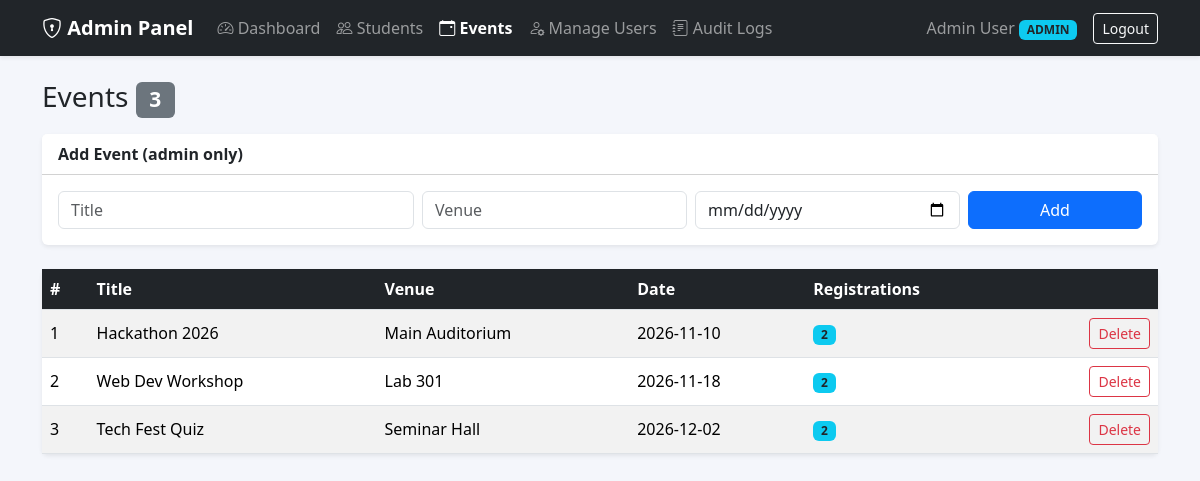
The app's page /events.php (signed in) with its own data.
### tables this page shows
CREATE TABLE events (
  id         INT PRIMARY KEY AUTO_INCREMENT,
  title      VARCHAR(150) NOT NULL,
  venue      VARCHAR(100) NOT NULL,
  event_date DATE NOT NULL,
  created_at TIMESTAMP DEFAULT CURRENT_TIMESTAMP
);

### includes/auth.php (called while the page is built, shortened)
<?php
function current_user(): ?array {
    return $_SESSION['user'] ?? null;
}
function e(?string $s): string {
    return htmlspecialchars((string)$s, ENT_QUOTES, 'UTF-8');
}

### events.php (the view, shortened to what this page needs)
<?php
require_once __DIR__ . '/includes/auth.php';
$isAdmin = current_user()['role'] === 'admin';
$events = $pdo->query(
    'SELECT e.id, e.title, e.venue, e.event_date, COUNT(g.id) AS regs
     FROM events e LEFT JOIN registrations g ON g.event_id = e.id
     GROUP BY e.id ORDER BY e.event_date'
)->fetchAll();
require __DIR__ . '/includes/header.php';
?>
<h3 class="mb-3">Events <span class="badge bg-secondary"><?= count($events) ?></span></h3>
<?php if ($isAdmin): ?>
<div class="card shadow-sm border-0 mb-4">
  <div class="card-header bg-white fw-semibold">Add Event (admin only)</div>
  <div class="card-body">
    <form method="post" class="row g-2">
      <div class="col-md-4"><input name="title" class="form-control" placeholder="Title" required></div>
      <div class="col-md-3"><input name="venue" class="form-control" placeholder="Venue" required></div>
      <div class="col-md-3"><input type="date" name="event_date" class="form-control" required></div>
      <div class="col-md-2"><button class="btn btn-primary w-100">Add</button></div>
    </form>
  </div>
</div>
<?php endif; ?>
<div class="card shadow-sm border-0">
  <div class="table-responsive">
    <table class="table table-striped align-middle mb-0">
      <thead><tr><th>#</th><th>Title</th><th>Venue</th><th>Date</th><th>Registrations</th><?php if ($isAdmin): ?><th></th><?php endif; ?></tr></thead>
      <tbody>
      <?php foreach ($events as $ev): ?>
        <tr>
          <td><?= $ev['id'] ?></td>
          <td><?= e($ev['title']) ?></td>
          <td><?= e($ev['venue']) ?></td>
          <td><?= e($ev['event_date']) ?></td>
          <td><span class="badge bg-info text-dark"><?= (int)$ev['regs'] ?></span></td>
          <?php if ($isAdmin): ?>
          <td class="text-end">
            <form method="post" onsubmit="return confirm('Delete this event?')">
              <button class="btn btn-sm btn-outline-danger">Delete</button>
            </form>
          </td>
          <?php endif; ?>
        </tr>
      <?php endforeach; ?>
      </tbody>
    </table>
  </div>
</div>
<?php require __DIR__ . '/includes/footer.php'; ?>

### includes/header.php (style rules this page uses)
body { background:#f4f6fb; }
.table thead th { background:#212529; color:#fff; }

### records on screen
events: id "1", title "Hackathon 2026", venue "Main Auditorium", event_date "2026-11-10", regs "2"
events: id "2", title "Web Dev Workshop", venue "Lab 301", event_date "2026-11-18", regs "2"
events: id "3", title "Tech Fest Quiz", venue "Seminar Hall", event_date "2026-12-02", regs "2"

### other values on screen
$label "Dashboard"
$label "Students"
$label "Events"
$label "Manage Users"
$label "Audit Logs"
$user['name'] "Admin User"
$user['role'] "ADMIN"
count($events) "3"
